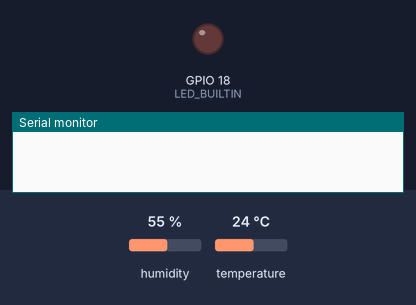
The program below on a simulated ESP32. Parts: output pins drawn as LEDs (lit = HIGH), the last lines printed to the serial monitor. Wiring (from diagram.json): ultrasonic range finder: trigger GPIO 20; echo GPIO 16. Inputs (shaded band) come from the test bench; at power-on: humidity 55 %, temperature 24 °C. Pins used as bus, display or sensor lines are not drawn.

Above: at 0.0 s.
At 1.1 s:
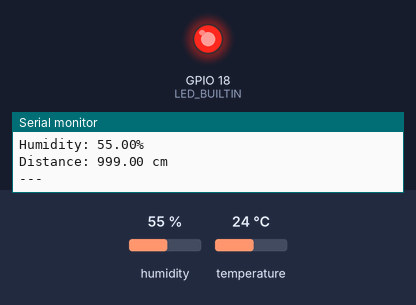
Timing chart, 0 to 2.6 s (numbered marks = the images above):
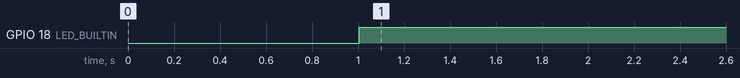

Measured:
- by itself, GPIO 18 (LED_BUILTIN): LOW → HIGH at 1.0 s

The program:

main.cpp
```cpp
#include <Arduino.h>
#include <DHT.h>

#define DHT_PIN 21
#define DHTTYPE DHT22

#define TRIG_PIN 4
#define ECHO_PIN 16
#define LED_BUILTIN 18

DHT dht(DHT_PIN, DHTTYPE);

float distance = 999.0;

float readDistanceCM() {
  digitalWrite(TRIG_PIN, LOW);
  delayMicroseconds(2);

  digitalWrite(TRIG_PIN, HIGH);
  delayMicroseconds(10);

  digitalWrite(TRIG_PIN, LOW);

  long duration = pulseIn(ECHO_PIN, HIGH);

  return duration * 0.034 / 2;
}

void taskDistance(void *pvParameters) {
  while (true) {
    distance = readDistanceCM();

    bool isNearby = distance < 20;

    digitalWrite(LED_BUILTIN, isNearby);

    vTaskDelay(pdMS_TO_TICKS(100));
  }
}

void setup() {
  Serial.begin(115200);

  dht.begin();

  pinMode(TRIG_PIN, OUTPUT);
  pinMode(ECHO_PIN, INPUT);
  pinMode(LED_BUILTIN, OUTPUT);

  xTaskCreate(taskDistance, "Distance Task", 4096, NULL, 1, NULL);
}

void loop() {
  float temp = dht.readTemperature();
  float hum = dht.readHumidity();

  if (isnan(temp) || isnan(hum)) {
    Serial.println("DHT Failed!");
  } else {
    Serial.print("Temp: ");
    Serial.print(temp);
    Serial.println("°C");

    Serial.print("Humidity: ");
    Serial.print(hum);
    Serial.println("%");
  }

  Serial.print("Distance: ");
  Serial.print(distance);
  Serial.println(" cm");
  if (distance < 20) {
    Serial.println("DANGER ⚠️⚠️⚠️");
  }

  Serial.println("---");

  delay(2000);
}
```
